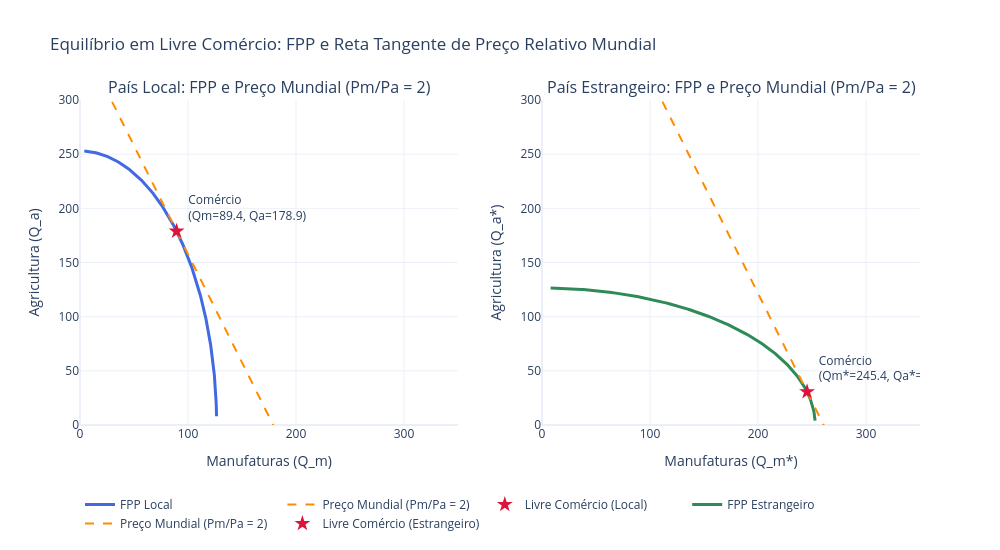

Here is the notebook cell this chart was saved with:
### Markdown cell above
**2.c)** Suponha a integração comercial entre os países local e estrangeiro. Qual é o padrão de comércio? Quais são as implicações para as economias nacionais em relação à produção, à alocação de trabalho e aos salários?

A integração comercial implica na equalização dos preços mundiais. Dessa forma, o novo preço relativo mundial incentiva o aumento da produção no setor em que cada país possui maior eficiência, atraindo trabalho por meio de salários maiores e estimulando a produção. Esse processo beneficia os proprietários do fator específico desse bem e prejudica os do setor em desvantagem. No entanto, o impacto sobre os trabalhadores é ambíguo: embora o salário nominal suba, a variação do salário real depende da cesta de consumo (já que o preço de um bem sobe e o do outro cai). Além disso, a produtividade marginal decrescente impede a especialização total da economia, diferenciando este modelo do arcabouço ricardiano.

---

### Code cell
# 2.c 

import pandas as pd
import numpy as np
import plotly.graph_objects as go
from plotly.subplots import make_subplots

# ==============================================================================
# 1. PARÂMETROS E RESOLUÇÃO DO LIVRE COMÉRCIO (FATORES ESPECÍFICOS)
# ==============================================================================

# Dotações
L_local, K_local, T_local = 1000, 16, 64
L_estrangeiro, K_estrangeiro, T_estrangeiro = 1000, 64, 16

# Sistema de Preços sob Livre Comércio
Pm_lc, Pa_lc = 2.0, 1.0
preco_relativo_lc = Pm_lc / Pa_lc  # 2.0

def resolver_equilibrio(L, K, T, Pm, Pa):
    """
    Calcula analiticamente a alocação de trabalho, produção, produtividade marginal
    e salários para um país dado um vetor de preços (Pm, Pa).
    """
    razao_La_Lm = ((Pa / Pm) * ((T**0.5) / (K**0.5)))**2
    
    Lm = L / (1 + razao_La_Lm)
    La = L - Lm
    
    Qm = (K**0.5) * (Lm**0.5)
    Qa = (T**0.5) * (La**0.5)
    
    pmgl_m = 0.5 * (K**0.5) * (Lm**-0.5)
    pmgl_a = 0.5 * (T**0.5) * (La**-0.5)
    
    w_m = Pm * pmgl_m
    w_a = Pa * pmgl_a
    
    return {
        "Lm": Lm, "La": La,
        "Qm": Qm, "Qa": Qa,
        "PMgLm": pmgl_m, "PMgLa": pmgl_a,
        "wm": w_m, "wa": w_a
    }

# Executando para ambos os países em Livre Comércio
lc_local = resolver_equilibrio(L_local, K_local, T_local, Pm_lc, Pa_lc)
lc_estrangeiro = resolver_equilibrio(L_estrangeiro, K_estrangeiro, T_estrangeiro, Pm_lc, Pa_lc)

# ==============================================================================
# 2. TABELA DE RESULTADOS ANALÍTICOS (LIVRE COMÉRCIO)
# ==============================================================================

dados_tabela = {
    "Variável / Setor": [
        "Trabalho no Setor (Lm, La)", 
        "Produção Total (Qm, Qa)", 
        "Produtividade Marginal (PMgL)", 
        "Salário Nominal de Equilíbrio (wm = wa)"
    ],
    "País Local - Manufaturas": [
        f"{lc_local['Lm']:.2f}", f"{lc_local['Qm']:.2f}", 
        f"{lc_local['PMgLm']:.4f}", f"{lc_local['wm']:.4f}"
    ],
    "País Local - Agricultura": [
        f"{lc_local['La']:.2f}", f"{lc_local['Qa']:.2f}", 
        f"{lc_local['PMgLa']:.4f}", f"{lc_local['wa']:.4f}"
    ],
    "País Estrangeiro - Manufaturas": [
        f"{lc_estrangeiro['Lm']:.2f}", f"{lc_estrangeiro['Qm']:.2f}", 
        f"{lc_estrangeiro['PMgLm']:.4f}", f"{lc_estrangeiro['wm']:.4f}"
    ],
    "País Estrangeiro - Agricultura": [
        f"{lc_estrangeiro['La']:.2f}", f"{lc_estrangeiro['Qa']:.2f}", 
        f"{lc_estrangeiro['PMgLa']:.4f}", f"{lc_estrangeiro['wa']:.4f}"
    ]
}

df_resultados = pd.DataFrame(dados_tabela)

print("TABELA DE RESULTADOS DO EQUILÍBRIO EM LIVRE COMÉRCIO")
print("=" * 105)
print(df_resultados.to_string(index=False))
print("=" * 105 + "\n")

# ==============================================================================
# 3. GRÁFICOS: FPP, PONTO DE LIVRE COMÉRCIO E RETA DE PREÇO RELATIVO TANGENTE
# ==============================================================================

fig = make_subplots(
    rows=1, cols=2, 
    subplot_titles=("País Local: FPP e Preço Mundial (Pm/Pa = 2)", "País Estrangeiro: FPP e Preço Mundial (Pm/Pa = 2)")
)

# Vetores para desenhar a FPP
lm_vetor = np.linspace(1, L_local - 1, 500)
la_vetor_loc = L_local - lm_vetor
la_vetor_est = L_estrangeiro - lm_vetor

qm_loc = (K_local**0.5) * (lm_vetor**0.5)
qa_loc = (T_local**0.5) * (la_vetor_loc**0.5)

qm_est = (K_estrangeiro**0.5) * (lm_vetor**0.5)
qa_est = (T_estrangeiro**0.5) * (la_vetor_est**0.5)

# Vetores para desenhar a reta tangente (Preço Relativo Mundial = 2) passando pelo ponto de comércio
qm_tangente = np.linspace(0, 350, 100)
qa_tangente_local = lc_local['Qa'] - preco_relativo_lc * (qm_tangente - lc_local['Qm'])
qa_tangente_est = lc_estrangeiro['Qa'] - preco_relativo_lc * (qm_tangente - lc_estrangeiro['Qm'])

# --- Subplot 1: País Local ---
fig.add_trace(go.Scatter(
    x=qm_loc, y=qa_loc, mode='lines', name='FPP Local', 
    line=dict(color='royalblue', width=3)
), row=1, col=1)

# Reta Tangente (Preço Relativo Mundial)
fig.add_trace(go.Scatter(
    x=qm_tangente, y=qa_tangente_local, mode='lines', name='Preço Mundial (Pm/Pa = 2)', 
    line=dict(color='darkorange', width=2, dash='dash')
), row=1, col=1)

fig.add_trace(go.Scatter(
    x=[lc_local['Qm']], y=[lc_local['Qa']], mode='markers+text', 
    name='Livre Comércio (Local)',
    text=[f" Comércio<br> (Qm={lc_local['Qm']:.1f}, Qa={lc_local['Qa']:.1f})"],
    textposition="top right",
    marker=dict(size=12, color='crimson', symbol='star')
), row=1, col=1)

# --- Subplot 2: País Estrangeiro ---
fig.add_trace(go.Scatter(
    x=qm_est, y=qa_est, mode='lines', name='FPP Estrangeiro', 
    line=dict(color='seagreen', width=3)
), row=1, col=2)

# Reta Tangente (Preço Relativo Mundial)
fig.add_trace(go.Scatter(
    x=qm_tangente, y=qa_tangente_est, mode='lines', name='Preço Mundial (Pm/Pa = 2)', 
    line=dict(color='darkorange', width=2, dash='dash')
), row=1, col=2)

fig.add_trace(go.Scatter(
    x=[lc_estrangeiro['Qm']], y=[lc_estrangeiro['Qa']], mode='markers+text', 
    name='Livre Comércio (Estrangeiro)',
    text=[f" Comércio<br> (Qm*={lc_estrangeiro['Qm']:.1f}, Qa*={lc_estrangeiro['Qa']:.1f})"],
    textposition="top right",
    marker=dict(size=12, color='crimson', symbol='star')
), row=1, col=2)

# Configurações de layout
fig.update_layout(
    title='Equilíbrio em Livre Comércio: FPP e Reta Tangente de Preço Relativo Mundial',
    template='plotly_white',
    width=1000, height=550,
    showlegend=True,
    legend=dict(y=-0.2, orientation="h")
)

fig.update_xaxes(title_text="Manufaturas (Q_m)", row=1, col=1)
fig.update_yaxes(title_text="Agricultura (Q_a)", range=[0, 300], row=1, col=1)

fig.update_xaxes(title_text="Manufaturas (Q_m*)", row=1, col=2)
fig.update_yaxes(title_text="Agricultura (Q_a*)", range=[0, 300], row=1, col=2)

fig.show()

### Figure 1 — Plotly figure (JSON) as saved in the notebook; plotly's stock layout.template omitted (floating-point values rounded to 4 significant figures; data arrays with more than 128 entries replaced by an {"elided": "..."} marker saying what was removed)
{"data": [{"line": {"color": "royalblue", "width": 3}, "mode": "lines", "name": "FPP Local", "type": "scatter", "x": {"elided": "500 float values"}, "xaxis": "x", "y": {"elided": "500 float values"}, "yaxis": "y"}, {"line": {"color": "darkorange", "dash": "dash", "width": 2}, "mode": "lines", "name": "Preço Mundial (Pm/Pa = 2)", "type": "scatter", "x": [0.0, 3.535, 7.071, 10.61, 14.14, 17.68, 21.21, 24.75, 28.28, 31.82, 35.35, 38.89, 42.42, 45.96, 49.49, 53.03, 56.57, 60.1, 63.64, 67.17, 70.71, 74.24, 77.78, 81.31, 84.85, 88.38, 91.92, 95.45, 98.99, 102.5, 106.1, 109.6, 113.1, 116.7, 120.2, 123.7, 127.3, 130.8, 134.3, 137.9, 141.4, 144.9, 148.5, 152.0, 155.6, 159.1, 162.6, 166.2, 169.7, 173.2, 176.8, 180.3, 183.8, 187.4, 190.9, 194.4, 198.0, 201.5, 205.1, 208.6, 212.1, 215.7, 219.2, 222.7, 226.3, 229.8, 233.3, 236.9, 240.4, 243.9, 247.5, 251.0, 254.5, 258.1, 261.6, 265.2, 268.7, 272.2, 275.8, 279.3, 282.8, 286.4, 289.9, 293.4, 297.0, 300.5, 304.0, 307.6, 311.1, 314.6, 318.2, 321.7, 325.3, 328.8, 332.3, 335.9, 339.4, 342.9, 346.5, 350.0], "xaxis": "x", "y": [357.8, 350.7, 343.6, 336.6, 329.5, 322.4, 315.3, 308.3, 301.2, 294.1, 287.1, 280.0, 272.9, 265.9, 258.8, 251.7, 244.6, 237.6, 230.5, 223.4, 216.4, 209.3, 202.2, 195.1, 188.1, 181.0, 173.9, 166.9, 159.8, 152.7, 145.6, 138.6, 131.5, 124.4, 117.4, 110.3, 103.2, 96.15, 89.08, 82.01, 74.94, 67.87, 60.8, 53.73, 46.66, 39.59, 32.52, 25.45, 18.38, 11.31, 4.236, -2.835, -9.906, -16.98, -24.05, -31.12, -38.19, -45.26, -52.33, -59.4, -66.47, -73.54, -80.61, -87.68, -94.75, -101.8, -108.9, -116.0, -123.0, -130.1, -137.2, -144.2, -151.3, -158.4, -165.5, -172.5, -179.6, -186.7, -193.7, -200.8, -207.9, -215.0, -222.0, -229.1, -236.2, -243.2, -250.3, -257.4, -264.5, -271.5, -278.6, -285.7, -292.7, -299.8, -306.9, -313.9, -321.0, -328.1, -335.2, -342.2], "yaxis": "y"}, {"marker": {"color": "crimson", "size": 12, "symbol": "star"}, "mode": "markers+text", "name": "Livre Comércio (Local)", "text": [" Comércio<br> (Qm=89.4, Qa=178.9)"], "textposition": "top right", "type": "scatter", "x": [89.44], "xaxis": "x", "y": [178.9], "yaxis": "y"}, {"line": {"color": "seagreen", "width": 3}, "mode": "lines", "name": "FPP Estrangeiro", "type": "scatter", "x": {"elided": "500 float values"}, "xaxis": "x2", "y": {"elided": "500 float values"}, "yaxis": "y2"}, {"line": {"color": "darkorange", "dash": "dash", "width": 2}, "mode": "lines", "name": "Preço Mundial (Pm/Pa = 2)", "type": "scatter", "x": [0.0, 3.535, 7.071, 10.61, 14.14, 17.68, 21.21, 24.75, 28.28, 31.82, 35.35, 38.89, 42.42, 45.96, 49.49, 53.03, 56.57, 60.1, 63.64, 67.17, 70.71, 74.24, 77.78, 81.31, 84.85, 88.38, 91.92, 95.45, 98.99, 102.5, 106.1, 109.6, 113.1, 116.7, 120.2, 123.7, 127.3, 130.8, 134.3, 137.9, 141.4, 144.9, 148.5, 152.0, 155.6, 159.1, 162.6, 166.2, 169.7, 173.2, 176.8, 180.3, 183.8, 187.4, 190.9, 194.4, 198.0, 201.5, 205.1, 208.6, 212.1, 215.7, 219.2, 222.7, 226.3, 229.8, 233.3, 236.9, 240.4, 243.9, 247.5, 251.0, 254.5, 258.1, 261.6, 265.2, 268.7, 272.2, 275.8, 279.3, 282.8, 286.4, 289.9, 293.4, 297.0, 300.5, 304.0, 307.6, 311.1, 314.6, 318.2, 321.7, 325.3, 328.8, 332.3, 335.9, 339.4, 342.9, 346.5, 350.0], "xaxis": "x2", "y": [521.5, 514.5, 507.4, 500.3, 493.3, 486.2, 479.1, 472.0, 465.0, 457.9, 450.8, 443.8, 436.7, 429.6, 422.5, 415.5, 408.4, 401.3, 394.3, 387.2, 380.1, 373.1, 366.0, 358.9, 351.8, 344.8, 337.7, 330.6, 323.6, 316.5, 309.4, 302.3, 295.3, 288.2, 281.1, 274.1, 267.0, 259.9, 252.8, 245.8, 238.7, 231.6, 224.6, 217.5, 210.4, 203.4, 196.3, 189.2, 182.1, 175.1, 168.0, 160.9, 153.9, 146.8, 139.7, 132.6, 125.6, 118.5, 111.4, 104.4, 97.29, 90.22, 83.15, 76.08, 69.01, 61.94, 54.87, 47.8, 40.73, 33.66, 26.59, 19.52, 12.45, 5.375, -1.696, -8.767, -15.84, -22.91, -29.98, -37.05, -44.12, -51.19, -58.26, -65.33, -72.4, -79.47, -86.54, -93.62, -100.7, -107.8, -114.8, -121.9, -129.0, -136.0, -143.1, -150.2, -157.3, -164.3, -171.4, -178.5], "yaxis": "y2"}, {"marker": {"color": "crimson", "size": 12, "symbol": "star"}, "mode": "markers+text", "name": "Livre Comércio (Estrangeiro)", "text": [" Comércio<br> (Qm*=245.4, Qa*=30.7)"], "textposition": "top right", "type": "scatter", "x": [245.4], "xaxis": "x2", "y": [30.68], "yaxis": "y2"}], "layout": {"annotations": [{"font": {"size": 16}, "showarrow": false, "text": "País Local: FPP e Preço Mundial (Pm/Pa = 2)", "x": 0.225, "xanchor": "center", "xref": "paper", "y": 1, "yanchor": "bottom", "yref": "paper"}, {"font": {"size": 16}, "showarrow": false, "text": "País Estrangeiro: FPP e Preço Mundial (Pm/Pa = 2)", "x": 0.775, "xanchor": "center", "xref": "paper", "y": 1, "yanchor": "bottom", "yref": "paper"}], "height": 550, "legend": {"orientation": "h", "y": -0.2}, "showlegend": true, "title": {"text": "Equilíbrio em Livre Comércio: FPP e Reta Tangente de Preço Relativo Mundial"}, "width": 1000, "xaxis": {"anchor": "y", "domain": [0, 0.45], "title": {"text": "Manufaturas (Q_m)"}}, "xaxis2": {"anchor": "y2", "domain": [0.55, 1], "title": {"text": "Manufaturas (Q_m*)"}}, "yaxis": {"anchor": "x", "domain": [0, 1], "range": [0, 300], "title": {"text": "Agricultura (Q_a)"}}, "yaxis2": {"anchor": "x2", "domain": [0, 1], "range": [0, 300], "title": {"text": "Agricultura (Q_a*)"}}}}
